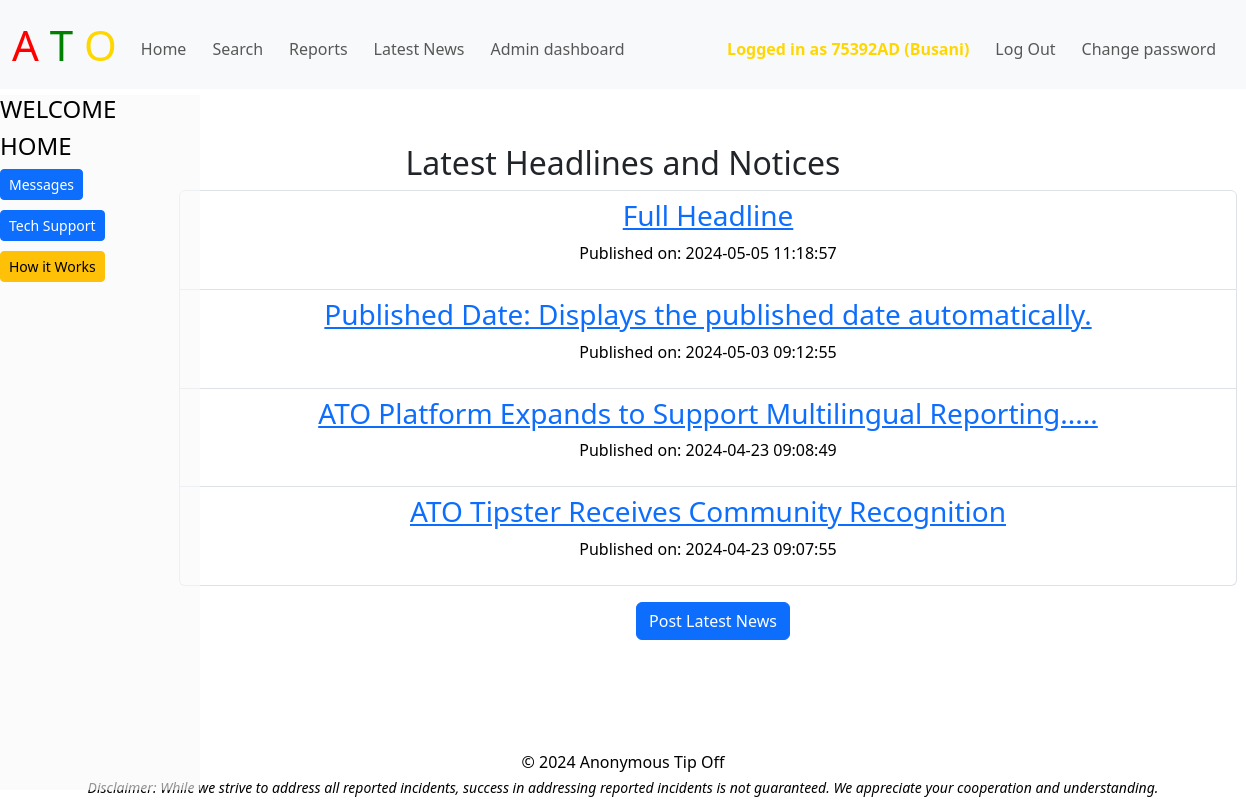
/headlines (signed in), run on the app's committed database.
### tables this page shows
CREATE TABLE 'news' (
    id INTEGER PRIMARY KEY AUTOINCREMENT,
    title TEXT NOT NULL,
    content TEXT NOT NULL,'timestamp' TIMESTAMP DEFAULT CURRENT_TIMESTAMP
, location TEXT, reporter TEXT, photo BYTEA);

### admin_app/app_admin.py (the view)
@app.route("/headlines")
@login_required
def headlines():
    title_query = db.execute("SELECT id, title, timestamp FROM news ORDER BY timestamp DESC LIMIT 4")
    titles = [{'id': row['id'], 'title': row['title'], 'timestamp': row['timestamp']} for row in title_query]
    log_activity(db, session.get("user_id"), session.get("username"), "view_headlines", "Viewed headlines")
    return render_template("headlines.html", titles=titles)

### admin_app/app_admin.py (called while the page is built)
def log_activity(db, user_id, username, action_type, details=None):
    timestamp = datetime.now().strftime('%Y-%m-%d %H:%M:%S')
    user_id = session.get("user_id", "Anonymous")
    username = session.get("username", "Anonymous")
    db.execute("INSERT INTO audit_trail (timestamp, user_id, username, action_type, details) VALUES (?, ?, ?, ?, ?)",
           timestamp, user_id, username, action_type, details)

### admin_app/helpers.py (called while the page is built)
def login_required(f):
    @wraps(f)
    def decorated_function(*args, **kwargs):
        if session.get("user_id") is None:
            return redirect("/login")
        return f(*args, **kwargs)
    return decorated_function

### admin_app/templates/headlines.html (shortened to what this page needs)
{% extends "layout.html" %}
{% block main %}
<div class="container mt-5">
    <h2>Latest Headlines and Notices</h2>
    <div class="container" style="margin-left: 90px;">
        <ul class="list-group">
            {% for item in titles %}
                <li class="list-group-item">
                    <h3><a href="{{ url_for('show_article', article_id=item['id']) }}">{{ item['title'] }}</a></h3>
                    <p>Published on: {{ item['timestamp'] }}</p>
                </li>
            {% endfor %}
        </ul>
        <a href="{{ url_for('post_news') }}" class="btn btn-primary mt-3">Post Latest News</a>
    </div>
</div>
{% endblock %}

### static/styles.css (style rules this page uses)
.text-center p { color: black; }
ul { list-style-type: none; margin: 0; padding: 0; }
li { display: inline-block; margin-right: 10px; }

### data on the page
news: title "Full Headline", timestamp "2024-05-05 11:18:57"
news: title "Published Date: Displays the published date automatically.", timestamp "2024-05-03 09:12:55"
news: title "ATO Platform Expands to Support Multilingual Reporting.....", timestamp "2024-04-23 09:08:49"
news: title "ATO Tipster Receives Community Recognition", timestamp "2024-04-23 09:07:55"

### other printed values
{{ session["username"] }} "75392AD"
{{ session["full_name"] }} "Busani"
